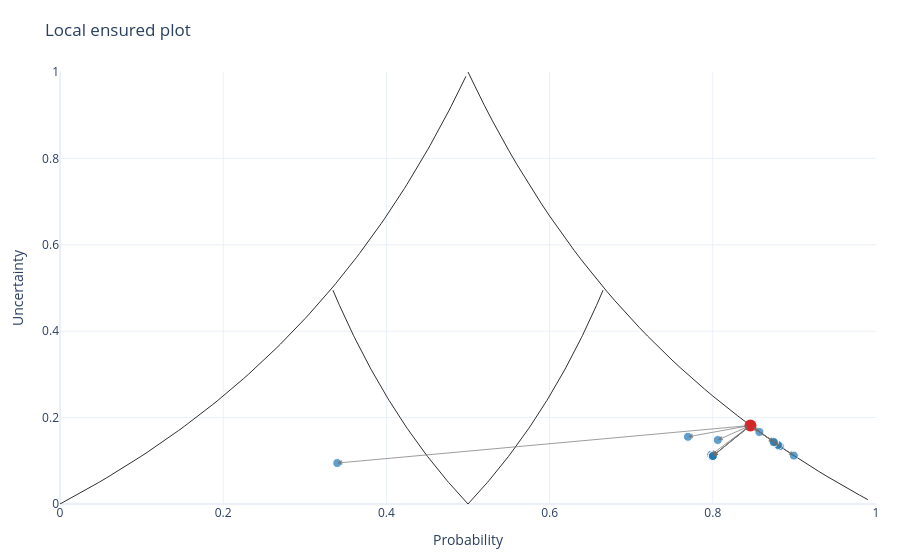

This figure's notebook cell:
### Code cell
classification_plot = classification_alternatives.plot(
    style='plotly.local.ensured',
    show=True,
    filter_top=20,
)

### Figure 1 — Plotly figure (JSON) as saved in the notebook; plotly's stock layout.template omitted (floating-point values rounded to 4 significant figures)
{"data": [{"hoverinfo": "skip", "line": {"color": "#2f2f2f", "width": 1}, "meta": {"trace_kind": "triangle-reference"}, "mode": "lines", "name": "triangle-reference-1", "showlegend": false, "type": "scatter", "x": [0, 0.009901, 0.01961, 0.02913, 0.03846, 0.04762, 0.0566, 0.06542, 0.07407, 0.08257, 0.09091, 0.0991, 0.1071, 0.115, 0.1228, 0.1304, 0.1379, 0.1453, 0.1525, 0.1597, 0.1667, 0.1736, 0.1803, 0.187, 0.1935, 0.2, 0.2063, 0.2126, 0.2188, 0.2248, 0.2308, 0.2366, 0.2424, 0.2481, 0.2537, 0.2593, 0.2647, 0.2701, 0.2754, 0.2806, 0.2857, 0.2908, 0.2958, 0.3007, 0.3056, 0.3103, 0.3151, 0.3197, 0.3243, 0.3289, 0.3333, 0.3377, 0.3421, 0.3464, 0.3506, 0.3548, 0.359, 0.3631, 0.3671, 0.3711, 0.375, 0.3789, 0.3827, 0.3865, 0.3902, 0.3939, 0.3976, 0.4012, 0.4048, 0.4083, 0.4118, 0.4152, 0.4186, 0.422, 0.4253, 0.4286, 0.4318, 0.435, 0.4382, 0.4413, 0.4444, 0.4475, 0.4505, 0.4536, 0.4565, 0.4595, 0.4624, 0.4652, 0.4681, 0.4709, 0.4737, 0.4764, 0.4792, 0.4819, 0.4845, 0.4872, 0.4898, 0.4924, 0.4949, 0.4975], "y": [0, 0.01, 0.02, 0.03, 0.04, 0.05, 0.06, 0.07, 0.08, 0.09, 0.1, 0.11, 0.12, 0.13, 0.14, 0.15, 0.16, 0.17, 0.18, 0.19, 0.2, 0.21, 0.22, 0.23, 0.24, 0.25, 0.26, 0.27, 0.28, 0.29, 0.3, 0.31, 0.32, 0.33, 0.34, 0.35, 0.36, 0.37, 0.38, 0.39, 0.4, 0.41, 0.42, 0.43, 0.44, 0.45, 0.46, 0.47, 0.48, 0.49, 0.5, 0.51, 0.52, 0.53, 0.54, 0.55, 0.56, 0.57, 0.58, 0.59, 0.6, 0.61, 0.62, 0.63, 0.64, 0.65, 0.66, 0.67, 0.68, 0.69, 0.7, 0.71, 0.72, 0.73, 0.74, 0.75, 0.76, 0.77, 0.78, 0.79, 0.8, 0.81, 0.82, 0.83, 0.84, 0.85, 0.86, 0.87, 0.88, 0.89, 0.9, 0.91, 0.92, 0.93, 0.94, 0.95, 0.96, 0.97, 0.98, 0.99]}, {"hoverinfo": "skip", "line": {"color": "#2f2f2f", "width": 1}, "meta": {"trace_kind": "triangle-reference"}, "mode": "lines", "name": "triangle-reference-2", "showlegend": false, "type": "scatter", "x": [0.5, 0.51, 0.52, 0.53, 0.54, 0.55, 0.56, 0.57, 0.58, 0.59, 0.6, 0.61, 0.62, 0.63, 0.64, 0.65, 0.66, 0.67, 0.68, 0.69, 0.7, 0.71, 0.72, 0.73, 0.74, 0.75, 0.76, 0.77, 0.78, 0.79, 0.8, 0.81, 0.82, 0.83, 0.84, 0.85, 0.86, 0.87, 0.88, 0.89, 0.9, 0.91, 0.92, 0.93, 0.94, 0.95, 0.96, 0.97, 0.98, 0.99], "y": [1, 0.9608, 0.9231, 0.8868, 0.8519, 0.8182, 0.7857, 0.7544, 0.7241, 0.6949, 0.6667, 0.6393, 0.6129, 0.5873, 0.5625, 0.5385, 0.5152, 0.4925, 0.4706, 0.4493, 0.4286, 0.4085, 0.3889, 0.3699, 0.3514, 0.3333, 0.3158, 0.2987, 0.2821, 0.2658, 0.25, 0.2346, 0.2195, 0.2048, 0.1905, 0.1765, 0.1628, 0.1494, 0.1364, 0.1236, 0.1111, 0.0989, 0.08696, 0.07527, 0.06383, 0.05263, 0.04167, 0.03093, 0.02041, 0.0101]}, {"hoverinfo": "skip", "line": {"color": "#2f2f2f", "width": 1}, "meta": {"trace_kind": "triangle-reference"}, "mode": "lines", "name": "triangle-reference-3", "showlegend": false, "type": "scatter", "x": [0.5, 0.5025, 0.505, 0.5074, 0.5098, 0.5122, 0.5146, 0.5169, 0.5192, 0.5215, 0.5238, 0.5261, 0.5283, 0.5305, 0.5327, 0.5349, 0.537, 0.5392, 0.5413, 0.5434, 0.5455, 0.5475, 0.5495, 0.5516, 0.5536, 0.5556, 0.5575, 0.5595, 0.5614, 0.5633, 0.5652, 0.5671, 0.569, 0.5708, 0.5726, 0.5745, 0.5763, 0.5781, 0.5798, 0.5816, 0.5833, 0.5851, 0.5868, 0.5885, 0.5902, 0.5918, 0.5935, 0.5951, 0.5968, 0.5984, 0.6, 0.6016, 0.6032, 0.6047, 0.6063, 0.6078, 0.6094, 0.6109, 0.6124, 0.6139, 0.6154, 0.6169, 0.6183, 0.6198, 0.6212, 0.6226, 0.6241, 0.6255, 0.6269, 0.6283, 0.6296, 0.631, 0.6324, 0.6337, 0.635, 0.6364, 0.6377, 0.639, 0.6403, 0.6416, 0.6429, 0.6441, 0.6454, 0.6466, 0.6479, 0.6491, 0.6503, 0.6516, 0.6528, 0.654, 0.6552, 0.6564, 0.6575, 0.6587, 0.6599, 0.661, 0.6622, 0.6633, 0.6644, 0.6656], "y": [0, 0.005, 0.01, 0.015, 0.02, 0.025, 0.03, 0.035, 0.04, 0.045, 0.05, 0.055, 0.06, 0.065, 0.07, 0.075, 0.08, 0.085, 0.09, 0.095, 0.1, 0.105, 0.11, 0.115, 0.12, 0.125, 0.13, 0.135, 0.14, 0.145, 0.15, 0.155, 0.16, 0.165, 0.17, 0.175, 0.18, 0.185, 0.19, 0.195, 0.2, 0.205, 0.21, 0.215, 0.22, 0.225, 0.23, 0.235, 0.24, 0.245, 0.25, 0.255, 0.26, 0.265, 0.27, 0.275, 0.28, 0.285, 0.29, 0.295, 0.3, 0.305, 0.31, 0.315, 0.32, 0.325, 0.33, 0.335, 0.34, 0.345, 0.35, 0.355, 0.36, 0.365, 0.37, 0.375, 0.38, 0.385, 0.39, 0.395, 0.4, 0.405, 0.41, 0.415, 0.42, 0.425, 0.43, 0.435, 0.44, 0.445, 0.45, 0.455, 0.46, 0.465, 0.47, 0.475, 0.48, 0.485, 0.49, 0.495]}, {"hoverinfo": "skip", "line": {"color": "#2f2f2f", "width": 1}, "meta": {"trace_kind": "triangle-reference"}, "mode": "lines", "name": "triangle-reference-4", "showlegend": false, "type": "scatter", "x": [0.5, 0.4975, 0.495, 0.4926, 0.4902, 0.4878, 0.4854, 0.4831, 0.4808, 0.4785, 0.4762, 0.4739, 0.4717, 0.4695, 0.4673, 0.4651, 0.463, 0.4608, 0.4587, 0.4566, 0.4545, 0.4525, 0.4505, 0.4484, 0.4464, 0.4444, 0.4425, 0.4405, 0.4386, 0.4367, 0.4348, 0.4329, 0.431, 0.4292, 0.4274, 0.4255, 0.4237, 0.4219, 0.4202, 0.4184, 0.4167, 0.4149, 0.4132, 0.4115, 0.4098, 0.4082, 0.4065, 0.4049, 0.4032, 0.4016, 0.4, 0.3984, 0.3968, 0.3953, 0.3937, 0.3922, 0.3906, 0.3891, 0.3876, 0.3861, 0.3846, 0.3831, 0.3817, 0.3802, 0.3788, 0.3774, 0.3759, 0.3745, 0.3731, 0.3717, 0.3704, 0.369, 0.3676, 0.3663, 0.365, 0.3636, 0.3623, 0.361, 0.3597, 0.3584, 0.3571, 0.3559, 0.3546, 0.3534, 0.3521, 0.3509, 0.3497, 0.3484, 0.3472, 0.346, 0.3448, 0.3436, 0.3425, 0.3413, 0.3401, 0.339, 0.3378, 0.3367, 0.3356, 0.3344], "y": [0, 0.005, 0.01, 0.015, 0.02, 0.025, 0.03, 0.035, 0.04, 0.045, 0.05, 0.055, 0.06, 0.065, 0.07, 0.075, 0.08, 0.085, 0.09, 0.095, 0.1, 0.105, 0.11, 0.115, 0.12, 0.125, 0.13, 0.135, 0.14, 0.145, 0.15, 0.155, 0.16, 0.165, 0.17, 0.175, 0.18, 0.185, 0.19, 0.195, 0.2, 0.205, 0.21, 0.215, 0.22, 0.225, 0.23, 0.235, 0.24, 0.245, 0.25, 0.255, 0.26, 0.265, 0.27, 0.275, 0.28, 0.285, 0.29, 0.295, 0.3, 0.305, 0.31, 0.315, 0.32, 0.325, 0.33, 0.335, 0.34, 0.345, 0.35, 0.355, 0.36, 0.365, 0.37, 0.375, 0.38, 0.385, 0.39, 0.395, 0.4, 0.405, 0.41, 0.415, 0.42, 0.425, 0.43, 0.435, 0.44, 0.445, 0.45, 0.455, 0.46, 0.465, 0.47, 0.475, 0.48, 0.485, 0.49, 0.495]}, {"hovertemplate": "%{text}<extra></extra>", "marker": {"color": "#d62728", "size": 12}, "meta": {"trace_kind": "original"}, "mode": "markers", "name": "original", "text": ["Original prediction<br>Prediction: 0.846154<br>Uncertainty: 0.181818<br>Interval: [0.818182, 1]"], "type": "scatter", "x": [0.8462], "y": [0.1818]}, {"customdata": ["rule-point-1"], "hovertemplate": "%{text}<extra></extra>", "legendgroup": "0", "marker": {"color": "#1f77b4", "size": [9]}, "meta": {"feature_key": "0", "roles": {"counter": false, "ensured": true, "pareto": true, "semi": false, "super": true}, "trace_kind": "rule-points"}, "mode": "markers", "name": "alternatives", "showlegend": false, "text": ["Rule: 0 > 2.52<br>Conjunction size: 1<br>Prediction: 0.899327<br>Uncertainty: 0.112037<br>Interval: [0.887963, 1]"], "type": "scatter", "x": [0.8993], "y": [0.112]}, {"customdata": ["rule-point-0"], "hovertemplate": "%{text}<extra></extra>", "legendgroup": "0", "marker": {"color": "#1f77b4", "size": [9]}, "meta": {"feature_key": "0", "roles": {"counter": false, "ensured": true, "pareto": false, "semi": true, "super": false}, "trace_kind": "rule-points"}, "mode": "markers", "name": "alternatives", "showlegend": false, "text": ["Rule: 0 < -1.33<br>Conjunction size: 1<br>Prediction: 0.797964<br>Uncertainty: 0.11396<br>Interval: [0.774929, 0.888889]"], "type": "scatter", "x": [0.798], "y": [0.114]}, {"customdata": ["rule-point-10"], "hovertemplate": "%{text}<extra></extra>", "legendgroup": "5", "marker": {"color": "#1f77b4", "size": [9]}, "meta": {"feature_key": "5", "roles": {"counter": false, "ensured": true, "pareto": false, "semi": false, "super": true}, "trace_kind": "rule-points"}, "mode": "markers", "name": "alternatives", "showlegend": false, "text": ["Rule: 5 > -1.31<br>Conjunction size: 1<br>Prediction: 0.882081<br>Uncertainty: 0.13373<br>Interval: [0.86627, 1]"], "type": "scatter", "x": [0.8821], "y": [0.1337]}, {"customdata": ["rule-point-9"], "hovertemplate": "%{text}<extra></extra>", "legendgroup": "5", "marker": {"color": "#1f77b4", "size": [9]}, "meta": {"feature_key": "5", "roles": {"counter": false, "ensured": true, "pareto": false, "semi": true, "super": false}, "trace_kind": "rule-points"}, "mode": "markers", "name": "alternatives", "showlegend": false, "text": ["Rule: 5 < -2.71<br>Conjunction size: 1<br>Prediction: 0.8<br>Uncertainty: 0.111111<br>Interval: [0.777778, 0.888889]"], "type": "scatter", "x": [0.8], "y": [0.1111]}, {"customdata": ["rule-point-3"], "hovertemplate": "%{text}<extra></extra>", "legendgroup": "1", "marker": {"color": "#1f77b4", "size": [9]}, "meta": {"feature_key": "1", "roles": {"counter": false, "ensured": true, "pareto": false, "semi": false, "super": true}, "trace_kind": "rule-points"}, "mode": "markers", "name": "alternatives", "showlegend": false, "text": ["Rule: 1 > 2.95<br>Conjunction size: 1<br>Prediction: 0.879902<br>Uncertainty: 0.136508<br>Interval: [0.863492, 1]"], "type": "scatter", "x": [0.8799], "y": [0.1365]}, {"customdata": ["rule-point-2"], "hovertemplate": "%{text}<extra></extra>", "legendgroup": "1", "marker": {"color": "#1f77b4", "size": [9]}, "meta": {"feature_key": "1", "roles": {"counter": false, "ensured": true, "pareto": false, "semi": true, "super": false}, "trace_kind": "rule-points"}, "mode": "markers", "name": "alternatives", "showlegend": false, "text": ["Rule: 1 < -0.36<br>Conjunction size: 1<br>Prediction: 0.769546<br>Uncertainty: 0.155556<br>Interval: [0.733333, 0.888889]"], "type": "scatter", "x": [0.7695], "y": [0.1556]}, {"customdata": ["rule-point-12"], "hovertemplate": "%{text}<extra></extra>", "legendgroup": "6", "marker": {"color": "#1f77b4", "size": [9]}, "meta": {"feature_key": "6", "roles": {"counter": false, "ensured": true, "pareto": false, "semi": false, "super": true}, "trace_kind": "rule-points"}, "mode": "markers", "name": "alternatives", "showlegend": false, "text": ["Rule: 6 > 1.85<br>Conjunction size: 1<br>Prediction: 0.875<br>Uncertainty: 0.142857<br>Interval: [0.857143, 1]"], "type": "scatter", "x": [0.875], "y": [0.1429]}, {"customdata": ["rule-point-11"], "hovertemplate": "%{text}<extra></extra>", "legendgroup": "6", "marker": {"color": "#1f77b4", "size": [9]}, "meta": {"feature_key": "6", "roles": {"counter": false, "ensured": true, "pareto": false, "semi": true, "super": false}, "trace_kind": "rule-points"}, "mode": "markers", "name": "alternatives", "showlegend": false, "text": ["Rule: 6 < -2.10<br>Conjunction size: 1<br>Prediction: 0.8<br>Uncertainty: 0.111111<br>Interval: [0.777778, 0.888889]"], "type": "scatter", "x": [0.8], "y": [0.1111]}, {"customdata": ["rule-point-4"], "hovertemplate": "%{text}<extra></extra>", "legendgroup": "2", "marker": {"color": "#1f77b4", "size": [9]}, "meta": {"feature_key": "2", "roles": {"counter": false, "ensured": true, "pareto": false, "semi": false, "super": true}, "trace_kind": "rule-points"}, "mode": "markers", "name": "alternatives", "showlegend": false, "text": ["Rule: 2 < -0.76<br>Conjunction size: 1<br>Prediction: 0.874673<br>Uncertainty: 0.143346<br>Interval: [0.856654, 1]"], "type": "scatter", "x": [0.8747], "y": [0.1433]}, {"customdata": ["rule-point-5"], "hovertemplate": "%{text}<extra></extra>", "legendgroup": "2", "marker": {"color": "#1f77b4", "size": [9]}, "meta": {"feature_key": "2", "roles": {"counter": false, "ensured": true, "pareto": true, "semi": true, "super": false}, "trace_kind": "rule-points"}, "mode": "markers", "name": "alternatives", "showlegend": false, "text": ["Rule: 2 > -0.38<br>Conjunction size: 1<br>Prediction: 0.8<br>Uncertainty: 0.111111<br>Interval: [0.777778, 0.888889]"], "type": "scatter", "x": [0.8], "y": [0.1111]}, {"customdata": ["rule-point-8"], "hovertemplate": "%{text}<extra></extra>", "legendgroup": "4", "marker": {"color": "#1f77b4", "size": [9]}, "meta": {"feature_key": "4", "roles": {"counter": false, "ensured": true, "pareto": false, "semi": false, "super": true}, "trace_kind": "rule-points"}, "mode": "markers", "name": "alternatives", "showlegend": false, "text": ["Rule: 4 > 1.58<br>Conjunction size: 1<br>Prediction: 0.857143<br>Uncertainty: 0.166667<br>Interval: [0.833333, 1]"], "type": "scatter", "x": [0.8571], "y": [0.1667]}, {"customdata": ["rule-point-7"], "hovertemplate": "%{text}<extra></extra>", "legendgroup": "4", "marker": {"color": "#1f77b4", "size": [9]}, "meta": {"feature_key": "4", "roles": {"counter": false, "ensured": true, "pareto": false, "semi": true, "super": false}, "trace_kind": "rule-points"}, "mode": "markers", "name": "alternatives", "showlegend": false, "text": ["Rule: 4 < -1.53<br>Conjunction size: 1<br>Prediction: 0.8<br>Uncertainty: 0.111111<br>Interval: [0.777778, 0.888889]"], "type": "scatter", "x": [0.8], "y": [0.1111]}, {"customdata": ["rule-point-13"], "hovertemplate": "%{text}<extra></extra>", "legendgroup": "7", "marker": {"color": "#1f77b4", "size": [9]}, "meta": {"feature_key": "7", "roles": {"counter": false, "ensured": true, "pareto": false, "semi": true, "super": false}, "trace_kind": "rule-points"}, "mode": "markers", "name": "alternatives", "showlegend": false, "text": ["Rule: 7 > -1.12<br>Conjunction size: 1<br>Prediction: 0.806061<br>Uncertainty: 0.148148<br>Interval: [0.777778, 0.925926]"], "type": "scatter", "x": [0.8061], "y": [0.1481]}, {"customdata": ["rule-point-6"], "hovertemplate": "%{text}<extra></extra>", "legendgroup": "3", "marker": {"color": "#1f77b4", "size": [9]}, "meta": {"feature_key": "3", "roles": {"counter": true, "ensured": true, "pareto": true, "semi": false, "super": false}, "trace_kind": "rule-points"}, "mode": "markers", "name": "alternatives", "showlegend": false, "text": ["Rule: 3 < 0.43<br>Conjunction size: 1<br>Prediction: 0.339811<br>Uncertainty: 0.0947811<br>Interval: [0.281481, 0.376263]"], "type": "scatter", "x": [0.3398], "y": [0.09478]}], "layout": {"annotations": [{"arrowcolor": "rgba(110, 110, 110, 0.75)", "arrowhead": 2, "arrowsize": 1, "arrowwidth": 1, "ax": 0.8462, "axref": "x", "ay": 0.1818, "ayref": "y", "opacity": 0.9, "showarrow": true, "x": 0.8993, "xref": "x", "y": 0.112, "yref": "y"}, {"arrowcolor": "rgba(110, 110, 110, 0.75)", "arrowhead": 2, "arrowsize": 1, "arrowwidth": 1, "ax": 0.8462, "axref": "x", "ay": 0.1818, "ayref": "y", "opacity": 0.9, "showarrow": true, "x": 0.8821, "xref": "x", "y": 0.1337, "yref": "y"}, {"arrowcolor": "rgba(110, 110, 110, 0.75)", "arrowhead": 2, "arrowsize": 1, "arrowwidth": 1, "ax": 0.8462, "axref": "x", "ay": 0.1818, "ayref": "y", "opacity": 0.9, "showarrow": true, "x": 0.8799, "xref": "x", "y": 0.1365, "yref": "y"}, {"arrowcolor": "rgba(110, 110, 110, 0.75)", "arrowhead": 2, "arrowsize": 1, "arrowwidth": 1, "ax": 0.8462, "axref": "x", "ay": 0.1818, "ayref": "y", "opacity": 0.9, "showarrow": true, "x": 0.875, "xref": "x", "y": 0.1429, "yref": "y"}, {"arrowcolor": "rgba(110, 110, 110, 0.75)", "arrowhead": 2, "arrowsize": 1, "arrowwidth": 1, "ax": 0.8462, "axref": "x", "ay": 0.1818, "ayref": "y", "opacity": 0.9, "showarrow": true, "x": 0.8747, "xref": "x", "y": 0.1433, "yref": "y"}, {"arrowcolor": "rgba(110, 110, 110, 0.75)", "arrowhead": 2, "arrowsize": 1, "arrowwidth": 1, "ax": 0.8462, "axref": "x", "ay": 0.1818, "ayref": "y", "opacity": 0.9, "showarrow": true, "x": 0.8571, "xref": "x", "y": 0.1667, "yref": "y"}, {"arrowcolor": "rgba(110, 110, 110, 0.75)", "arrowhead": 2, "arrowsize": 1, "arrowwidth": 1, "ax": 0.8462, "axref": "x", "ay": 0.1818, "ayref": "y", "opacity": 0.9, "showarrow": true, "x": 0.8, "xref": "x", "y": 0.1111, "yref": "y"}, {"arrowcolor": "rgba(110, 110, 110, 0.75)", "arrowhead": 2, "arrowsize": 1, "arrowwidth": 1, "ax": 0.8462, "axref": "x", "ay": 0.1818, "ayref": "y", "opacity": 0.9, "showarrow": true, "x": 0.8, "xref": "x", "y": 0.1111, "yref": "y"}, {"arrowcolor": "rgba(110, 110, 110, 0.75)", "arrowhead": 2, "arrowsize": 1, "arrowwidth": 1, "ax": 0.8462, "axref": "x", "ay": 0.1818, "ayref": "y", "opacity": 0.9, "showarrow": true, "x": 0.8, "xref": "x", "y": 0.1111, "yref": "y"}, {"arrowcolor": "rgba(110, 110, 110, 0.75)", "arrowhead": 2, "arrowsize": 1, "arrowwidth": 1, "ax": 0.8462, "axref": "x", "ay": 0.1818, "ayref": "y", "opacity": 0.9, "showarrow": true, "x": 0.8, "xref": "x", "y": 0.1111, "yref": "y"}, {"arrowcolor": "rgba(110, 110, 110, 0.75)", "arrowhead": 2, "arrowsize": 1, "arrowwidth": 1, "ax": 0.8462, "axref": "x", "ay": 0.1818, "ayref": "y", "opacity": 0.9, "showarrow": true, "x": 0.798, "xref": "x", "y": 0.114, "yref": "y"}, {"arrowcolor": "rgba(110, 110, 110, 0.75)", "arrowhead": 2, "arrowsize": 1, "arrowwidth": 1, "ax": 0.8462, "axref": "x", "ay": 0.1818, "ayref": "y", "opacity": 0.9, "showarrow": true, "x": 0.8061, "xref": "x", "y": 0.1481, "yref": "y"}, {"arrowcolor": "rgba(110, 110, 110, 0.75)", "arrowhead": 2, "arrowsize": 1, "arrowwidth": 1, "ax": 0.8462, "axref": "x", "ay": 0.1818, "ayref": "y", "opacity": 0.9, "showarrow": true, "x": 0.7695, "xref": "x", "y": 0.1556, "yref": "y"}, {"arrowcolor": "rgba(110, 110, 110, 0.75)", "arrowhead": 2, "arrowsize": 1, "arrowwidth": 1, "ax": 0.8462, "axref": "x", "ay": 0.1818, "ayref": "y", "opacity": 0.9, "showarrow": true, "x": 0.3398, "xref": "x", "y": 0.09478, "yref": "y"}], "margin": {"b": 56, "l": 60, "r": 24, "t": 72}, "meta": {"always_visible": [0, 1, 2, 3, 4], "arrow_trace_indexes": {}, "default_visible": [true, true, true, true, true, true, true, true, true, true, true, true, true, true, true, true, true, true, true], "feature_control_registry": [], "rule_trace_indexes": {"0": [5, 6], "1": [9, 10], "2": [13, 14], "3": [18], "4": [15, 16], "5": [7, 8], "6": [11, 12], "7": [17]}, "side_panel_registry": {}, "side_panel_trace_index": null, "trace_count": 19}, "showlegend": false, "title": {"text": "Local ensured plot"}, "xaxis": {"range": [0, 1], "title": {"text": "Probability"}}, "yaxis": {"range": [0, 1], "title": {"text": "Uncertainty"}}}}
